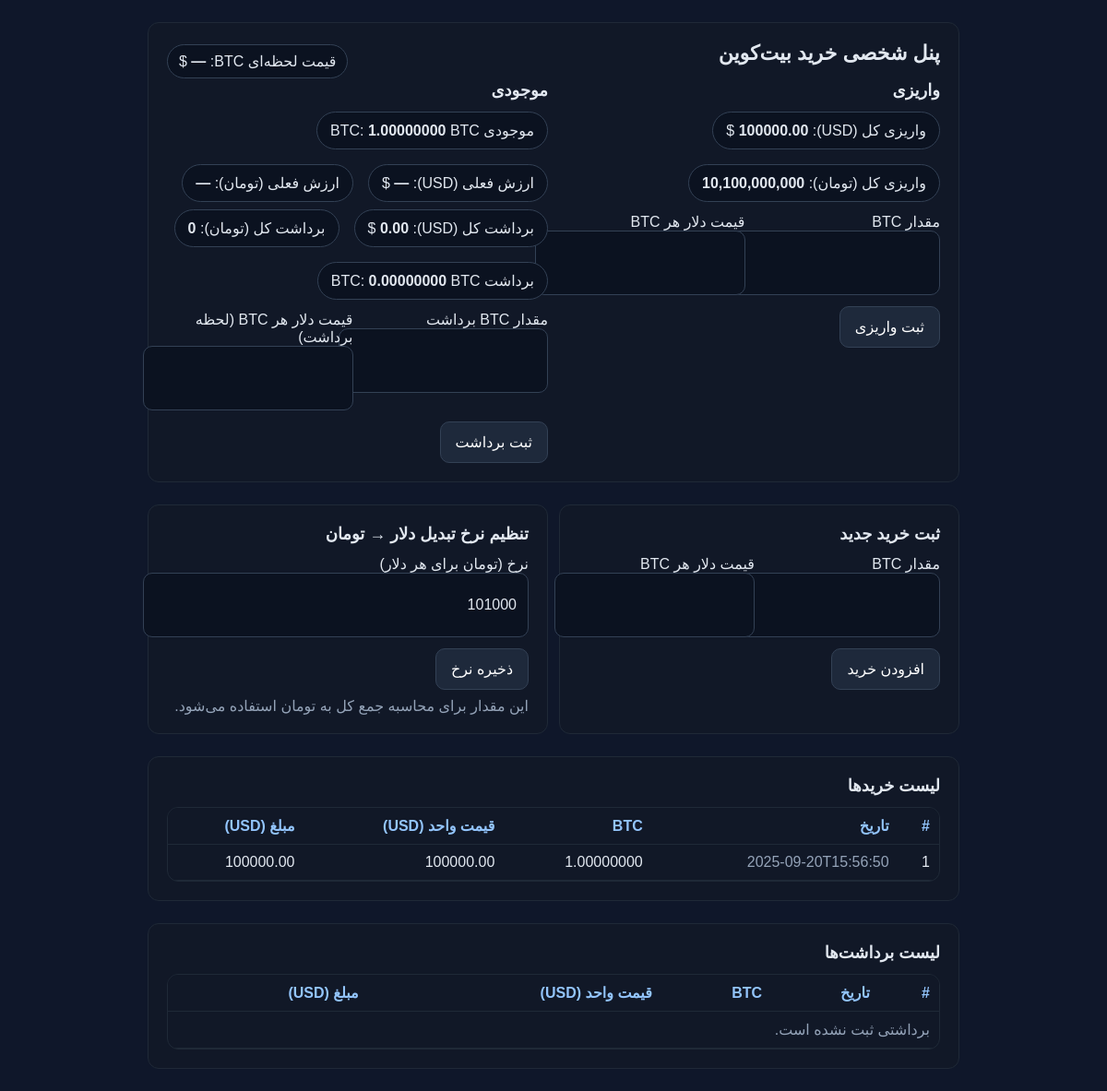
The page /panel on the database its author committed.
### tables this page shows
CREATE TABLE purchases (
            id INTEGER PRIMARY KEY AUTOINCREMENT,
            created_at TEXT NOT NULL,
            amount_btc REAL NOT NULL,
            price_usd_per_btc REAL NOT NULL
        );

### routes/panel.py (the view)
@panel_bp.get("/panel")
def panel_index():
	conn = get_db_connection()
	cur = conn.cursor()
	cur.execute("SELECT id, created_at, amount_btc, price_usd_per_btc FROM purchases ORDER BY id DESC")
	purchases = cur.fetchall()
	cur.execute("SELECT id, created_at, amount_btc, price_usd_per_btc FROM withdrawals ORDER BY id DESC")
	withdrawals = cur.fetchall()
	cur.execute("SELECT COALESCE(SUM(amount_btc * price_usd_per_btc), 0) FROM purchases")
	total_usd = cur.fetchone()[0] or 0
	cur.execute("SELECT COALESCE(SUM(amount_btc), 0) FROM purchases")
	total_btc = float(cur.fetchone()[0] or 0)
	cur.execute("SELECT COALESCE(SUM(amount_btc * price_usd_per_btc), 0) FROM withdrawals")
	total_withdraw_usd = cur.fetchone()[0] or 0
	cur.execute("SELECT COALESCE(SUM(amount_btc), 0) FROM withdrawals")
	total_withdraw_btc = float(cur.fetchone()[0] or 0)
	cur.execute("SELECT value FROM settings WHERE key='usd_to_toman'")
	usd_to_toman = float(cur.fetchone()[0])
	total_toman = total_usd * usd_to_toman
	conn.close()
	return render_template(
		"panel.html",
		purchases=purchases,
		withdrawals=withdrawals,
		total_usd=total_usd,
		usd_to_toman=usd_to_toman,
		total_toman=total_toman,
		total_btc=total_btc,
		total_withdraw_usd=total_withdraw_usd,
		total_withdraw_toman=total_withdraw_usd * usd_to_toman,
		total_withdraw_btc=total_withdraw_btc,
	)

### db.py (called while the page is built)
def get_db_connection() -> sqlite3.Connection:
	conn = sqlite3.connect(DB_PATH)
	conn.row_factory = sqlite3.Row
	return conn

### templates/panel.html (shortened to what this page needs)
<!DOCTYPE html>
<html lang="fa" dir="rtl">
<head>
  <link href="https://cdn.jsdelivr.net/gh/rastikerdar/vazirmatn/Vazirmatn-font-face.css" rel="stylesheet">
</head>
<body>
  <div class="container">
    <div class="card">
      <div class="header-bar">
        <h1>پنل شخصی خرید بیت‌کوین</h1>
        <div class="price-pill">قیمت لحظه‌ای BTC: <strong id="btc_usd">...</strong> $ </div>
      </div>
      <div class="row">
        <div class="col">
          <h2>واریزی</h2>
          <div class="totals">
            <div class="pill">واریزی کل (USD): <strong>{{ '%.2f' % total_usd }}</strong> $</div>
            <div class="pill">واریزی کل (تومان): <strong>{{ '{:,.0f}'.format(total_toman) }}</strong></div>
          </div>
          <form method="post" action="{{ url_for('panel_add') }}" style="margin-top:12px;">
            <div class="form-grid">
              <label>
                مقدار BTC
                <input type="number" step="0.00000001" min="0" name="amount_btc" required>
              </label>
              <label>
                قیمت دلار هر BTC
                <input type="number" step="0.01" min="0" name="price_usd_per_btc" required>
              </label>
            </div>
            <div style="margin-top:12px; display:flex; gap:10px;">
              <button type="submit">ثبت واریزی</button>
            </div>
          </form>
        </div>
        <div class="col">
          <h2>موجودی</h2>
          <div class="totals">
            <div class="pill">موجودی BTC: <strong id="hold_btc">{{ '%.8f' % total_btc }}</strong> BTC</div>
            <div class="pill">ارزش فعلی (USD): <strong id="hold_usd">...</strong> $</div>
            <div class="pill">ارزش فعلی (تومان): <strong id="hold_toman">...</strong></div>
          </div>
          <div class="totals" style="margin-top:8px;">
            <div class="pill">برداشت کل (USD): <strong>{{ '%.2f' % total_withdraw_usd }}</strong> $</div>
            <div class="pill">برداشت کل (تومان): <strong>{{ '{:,.0f}'.format(total_withdraw_toman) }}</strong></div>
            <div class="pill">برداشت BTC: <strong>{{ '%.8f' % total_withdraw_btc }}</strong> BTC</div>
          </div>
          <form method="post" action="{{ url_for('panel_withdraw') }}" style="margin-top:12px;">
            <div class="form-grid">
              <label>
                مقدار BTC برداشت
                <input type="number" step="0.00000001" min="0" name="amount_btc" required>
              </label>
              <label>
                قیمت دلار هر BTC (لحظه برداشت)
                <input type="number" step="0.01" min="0" name="price_usd_per_btc" required>
              </label>
            </div>
            <div style="margin-top:12px; display:flex; gap:10px;">
              <button type="submit">ثبت برداشت</button>
            </div>
          </form>
        </div>
      </div>
    </div>
    <div class="row">
      <div class="card col">
        <h2>ثبت خرید جدید</h2>
        <form method="post" action="{{ url_for('panel_add') }}">
          <div class="form-grid">
            <label>
              مقدار BTC
              <input type="number" step="0.00000001" min="0" name="amount_btc" required>
            </label>
            <label>
              قیمت دلار هر BTC
              <input type="number" step="0.01" min="0" name="price_usd_per_btc" required>
            </label>
          </div>
          <div style="margin-top:12px; display:flex; gap:10px;">
            <button type="submit">افزودن خرید</button>
          </div>
        </form>
      </div>
      <div class="card col">
        <h2>تنظیم نرخ تبدیل دلار → تومان</h2>
        <form method="post" action="{{ url_for('panel_update_rate') }}">
          <label>
            نرخ (تومان برای هر دلار)
            <input type="number" step="1" min="1" name="usd_to_toman" value="{{ '%.0f' % usd_to_toman }}" required>
          </label>
          <div style="margin-top:12px;">
            <button type="submit">ذخیره نرخ</button>
          </div>
          <div class="muted" style="margin-top:8px;">این مقدار برای محاسبه جمع کل به تومان استفاده می‌شود.</div>
        </form>
      </div>
    </div>
    <div class="card">
      <h2>لیست خریدها</h2>
      <div class="table-scroll">
        <table>
          <thead>
            <tr>
              <th>#</th>
              <th>تاریخ</th>
              <th>BTC</th>
              <th>قیمت واحد (USD)</th>
              <th>مبلغ (USD)</th>
            </tr>
          </thead>
          <tbody>
            {% if purchases %}
              {% for p in purchases %}
                <tr>
                  <td>{{ p["id"] }}</td>
                  <td class="muted">{{ p["created_at"] }}</td>
                  <td>{{ '%.8f' % p["amount_btc"] }}</td>
                  <td>{{ '%.2f' % p["price_usd_per_btc"] }}</td>
                  <td>{{ '%.2f' % (p["amount_btc"] * p["price_usd_per_btc"]) }}</td>
                </tr>
              {% endfor %}
            {% else %}
              <tr><td colspan="5" class="muted">هنوز خریدی ثبت نشده است.</td></tr>
            {% endif %}
          </tbody>
        </table>
      </div>
    </div>
    <div class="card">
      <h2>لیست برداشت‌ها</h2>
      <div class="table-scroll">
        <table>
          <thead>
            <tr>
              <th>#</th>
              <th>تاریخ</th>
              <th>BTC</th>
              <th>قیمت واحد (USD)</th>
              <th>مبلغ (USD)</th>
            </tr>
          </thead>
          <tbody>
            {% if withdrawals %}
              {% for w in withdrawals %}
                <tr>
                  <td>{{ w["id"] }}</td>
                  <td class="muted">{{ w["created_at"] }}</td>
                  <td>{{ '%.8f' % w["amount_btc"] }}</td>
                  <td>{{ '%.2f' % w["price_usd_per_btc"] }}</td>
                  <td>{{ '%.2f' % (w["amount_btc"] * w["price_usd_per_btc"]) }}</td>
                </tr>
              {% endfor %}
            {% else %}
              <tr><td colspan="5" class="muted">برداشتی ثبت نشده است.</td></tr>
            {% endif %}
          </tbody>
        </table>
      </div>
    </div>
  </div>
</body>
</html>

### templates/panel.html (style rules this page uses)
body { font-family: Vazirmatn, Tahoma, sans-serif; margin: 0; background:#0f172a; color:#e2e8f0; }
a,button,input { font-family: inherit; }
.container { max-width: 880px; margin: 0 auto; padding: 12px; }
.card { background:#111827; border:1px solid #1f2937; border-radius:12px; padding:16px; margin-bottom:16px; }
h1 { margin: 0 0 12px; font-size: 20px; }
h2 { margin: 0 0 10px; font-size: 16px; }
.row { display:flex; gap:12px; flex-wrap:wrap; }
.row .col { flex:1 1 260px; }
input[type="number"], input[type="text"] { width: 100%; padding:12px; border-radius:10px; border:1px solid #334155; background:#0b1220; color:#e2e8f0; font-size:16px; min-height:44px; }
button { padding:12px 16px; border-radius:10px; border:1px solid #334155; background:#1e293b; color:#fff; cursor:pointer; font-size:16px; min-height:44px; width:100%; }
.muted { color:#94a3b8; }
.totals { display:flex; gap:8px; flex-wrap:wrap; }
.totals .pill { background:#0b1220; border:1px solid #334155; border-radius:999px; padding:8px 12px; }
.form-grid { display:grid; gap:10px; grid-template-columns:1fr; }
@media (min-width: 640px) { .form-grid { grid-template-columns:1fr 1fr; } }
.table-scroll { overflow-x:auto; -webkit-overflow-scrolling:touch; border:1px solid #1f2937; border-radius:12px; }
table { width: 100%; border-collapse: collapse; min-width: 560px; }
th, td { padding: 10px; border-bottom: 1px solid #1f2937; text-align: right; }
th { color:#93c5fd; position: sticky; top: 0; background:#111827; }
@media (min-width: 640px) { body { margin: 24px; } }
@media (min-width: 640px) { .container { padding: 0; } }
@media (min-width: 640px) { .card { padding:20px; margin-bottom:24px; } }
@media (min-width: 640px) { h1 { font-size: 22px; margin-bottom: 16px; } }
@media (min-width: 640px) { h2 { font-size: 18px; margin-bottom: 12px; } }
@media (min-width: 640px) { button { width:auto; } }
@media (min-width: 640px) { .totals { gap:16px; } }
@media (min-width: 640px) { .totals .pill { padding:10px 14px; } }
.header-bar { display:flex; justify-content: space-between; align-items:center; gap:12px; flex-wrap:wrap; }
.price-pill { background:#0b1220; border:1px solid #334155; border-radius:999px; padding:8px 12px; }

### rows shown on the page
purchases: id "1", created_at "2025-09-20T15:56:50", amount_btc "1.00000000", price_usd_per_btc "100000.00", p['amount_btc']*p['price_usd_per_btc'] "100000.00"

### other values the page prints
{{ '%.2f' % total_usd }} "100000.00"
{{ '{:,.0f}'.format(total_toman) }} "10,100,000,000"
{{ '%.8f' % total_btc }} "1.00000000"
{{ '%.2f' % total_withdraw_usd }} "0.00"
{{ '{:,.0f}'.format(total_withdraw_toman) }} "0"
{{ '%.8f' % total_withdraw_btc }} "0.00000000"
